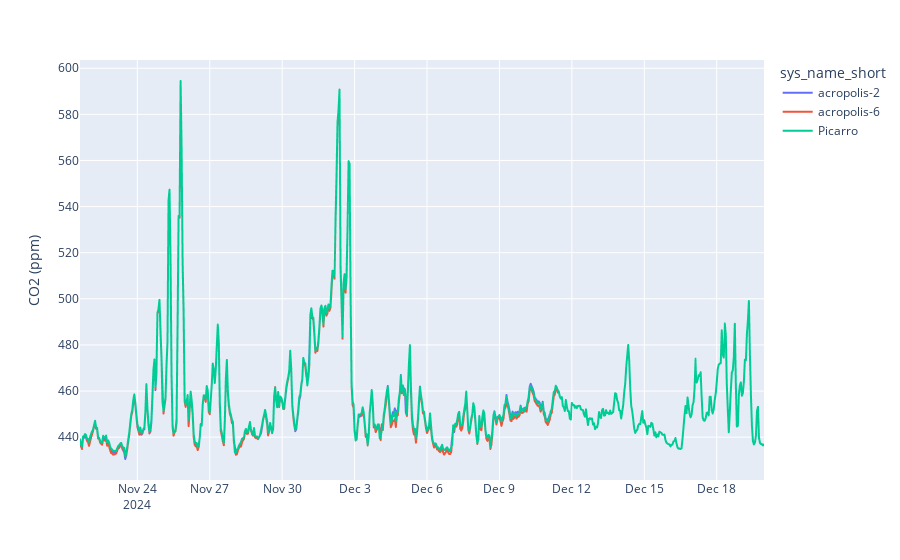

This figure's notebook cell:
### Code cell
fig = px.line(df_plot, x="creation_timestamp", y="co2_corrected", color="sys_name_short")
fig.update_layout(
    yaxis_title='CO2 (ppm)',
    xaxis_title='',
    title='',
)
fig.show()

### Figure 1 — Plotly figure (JSON) as saved in the notebook; plotly's stock layout.template omitted (floating-point values rounded to 4 significant figures; data arrays with more than 128 entries replaced by an {"elided": "..."} marker saying what was removed)
{"data": [{"hovertemplate": "sys_name_short=acropolis-2<br>creation_timestamp=%{x}<br>co2_corrected=%{y}<extra></extra>", "legendgroup": "acropolis-2", "line": {"color": "#636efa", "dash": "solid"}, "marker": {"symbol": "circle"}, "mode": "lines", "name": "acropolis-2", "showlegend": true, "type": "scattergl", "x": {"elided": "456 str values"}, "xaxis": "x", "y": {"elided": "456 float values"}, "yaxis": "y"}, {"hovertemplate": "sys_name_short=acropolis-6<br>creation_timestamp=%{x}<br>co2_corrected=%{y}<extra></extra>", "legendgroup": "acropolis-6", "line": {"color": "#EF553B", "dash": "solid"}, "marker": {"symbol": "circle"}, "mode": "lines", "name": "acropolis-6", "showlegend": true, "type": "scattergl", "x": {"elided": "456 str values"}, "xaxis": "x", "y": {"elided": "456 float values"}, "yaxis": "y"}, {"hovertemplate": "sys_name_short=Picarro<br>creation_timestamp=%{x}<br>co2_corrected=%{y}<extra></extra>", "legendgroup": "Picarro", "line": {"color": "#00cc96", "dash": "solid"}, "marker": {"symbol": "circle"}, "mode": "lines", "name": "Picarro", "showlegend": true, "type": "scattergl", "x": {"elided": "681 str values"}, "xaxis": "x", "y": {"elided": "681 float values"}, "yaxis": "y"}], "layout": {"legend": {"title": {"text": "sys_name_short"}, "tracegroupgap": 0}, "margin": {"t": 60}, "title": {"text": ""}, "xaxis": {"anchor": "y", "domain": [0, 1], "title": {"text": ""}}, "yaxis": {"anchor": "x", "domain": [0, 1], "title": {"text": "CO2 (ppm)"}}}}
